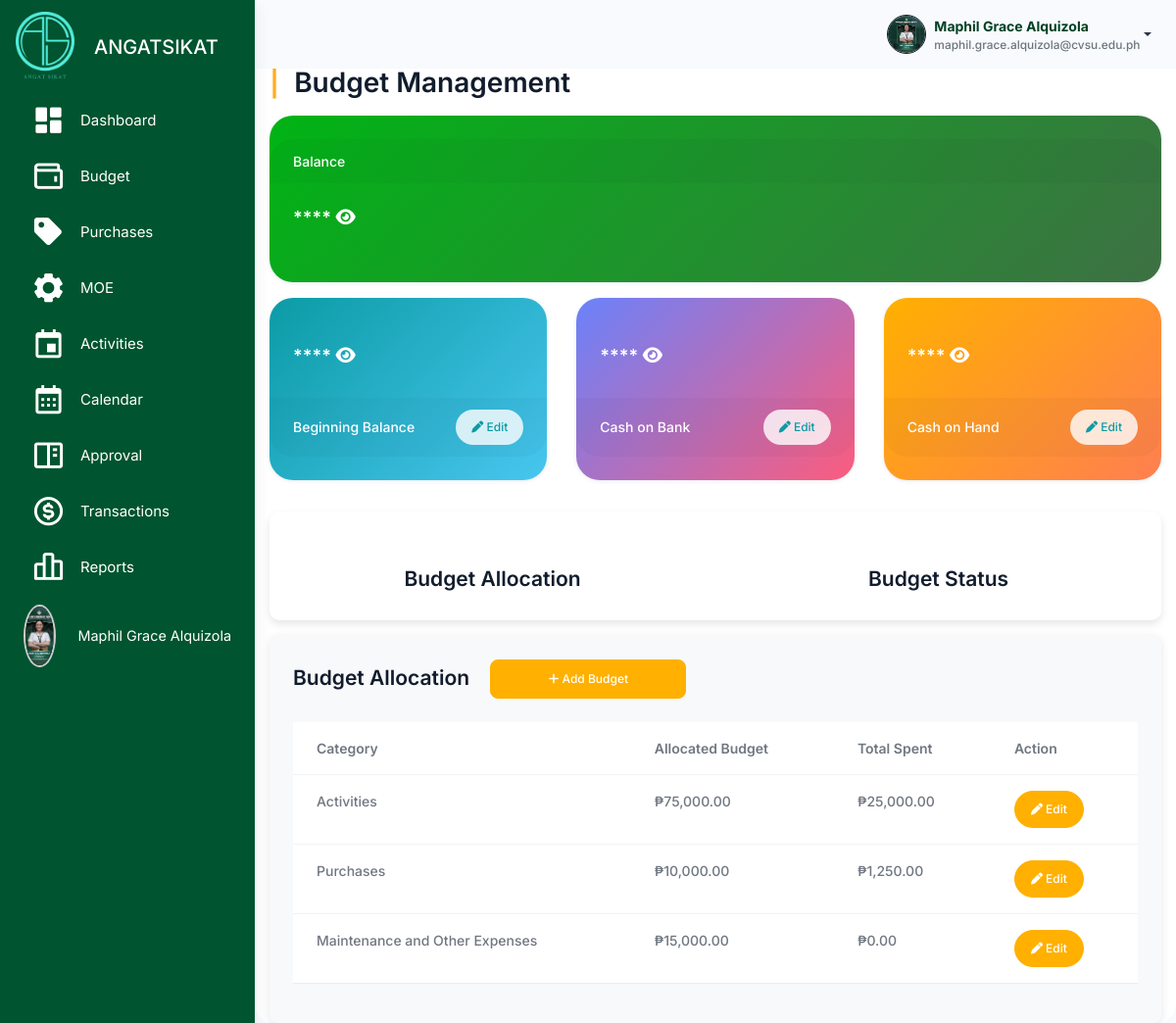
/src/budget_management/budget_overview.php (signed in), run on an earlier commit of the app's database.
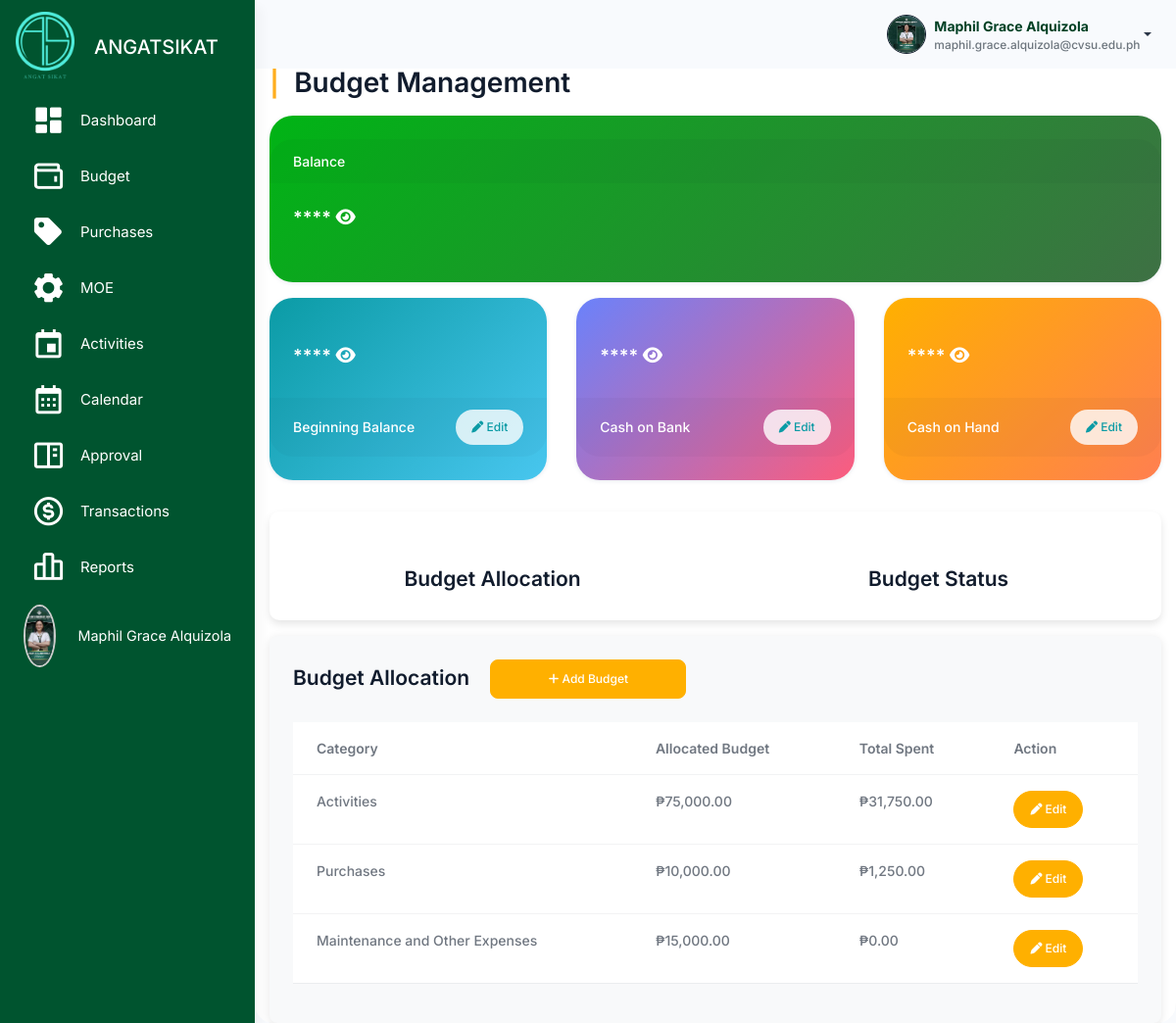
And on a later commit of the database.
### tables this page shows
CREATE TABLE `budget_allocation` (
  `allocation_id` int(11) NOT NULL,
  `organization_id` int(11) NOT NULL,
  `category` enum('Activities','Purchases','Maintenance and Other Expenses') NOT NULL,
  `allocated_budget` decimal(10,2) NOT NULL DEFAULT 0.00,
  `total_spent` decimal(10,2) NOT NULL DEFAULT 0.00,
  `created_at` timestamp NOT NULL DEFAULT current_timestamp(),
  `updated_at` timestamp NOT NULL DEFAULT current_timestamp() ON UPDATE current_timestamp()
);

### src/session_check.php (called while the page is built, shortened)
<?php
$organization_id = $_SESSION['organization_id'];
?>

### src/budget_management/budget_overview.php (the view, shortened to what the changed rows need)
<?php
    include 'connection.php';
    include '../session_check.php';
?>
<!doctype html>
<html lang="en">
<head>
    <link rel="stylesheet" href="../assets/css/styles.min.css" />
    <link rel="stylesheet" href="../budget_management/css/budget.css" />
    <link href="https://unpkg.com/boxicons@2.1.4/css/boxicons.min.css" rel="stylesheet" />
    <link rel="stylesheet" href="https://cdnjs.cloudflare.com/ajax/libs/font-awesome/6.6.0/css/all.min.css">
</head>
<body>
    <div class="page-wrapper" id="main-wrapper" data-layout="vertical" data-navbarbg="skin6" data-sidebartype="full"
        data-sidebar-position="fixed" data-header-position="fixed">
        <div class="body-wrapper">
            <div class="container mt-5">
                <h2 class="mb-3"><span class="text-warning fw-bold me-2">|</span> Budget Management </h2>
                <div class="tablecontainer mt-3">
                    <div class="table-responsive">
                        <table class="table">
                            <thead class="thead-light">
                                <tr>
                                    <th>Category</th>
                                    <th>Allocated Budget</th>
                                    <th>Total Spent</th>
                                    <th>Action</th>
                                </tr>
                            </thead>
                            <tbody>
                                <?php
                                    $query = "SELECT * FROM budget_allocation WHERE organization_id=$organization_id";
                                    $result = mysqli_query($conn, $query);
                                    while ($row = mysqli_fetch_assoc($result)) { ?>
                                    <tr>
                                        <td><?php echo htmlspecialchars($row['category']); ?></td>
                                        <td>₱<?php echo number_format($row['allocated_budget'], 2); ?></td>
                                        <td>₱<?php echo number_format($row['total_spent'], 2); ?></td>
                                        <td>
                                            <button class="btn btn-primary edit-btn" data-id="<?php echo $row['allocation_id']; ?>" data-bs-toggle="modal" data-bs-target="#editBudgetModal">
                                                <i class="fa-solid fa-pen"></i> Edit
                                            </button>
                                        </td>
                                    </tr>
                                <?php } ?>
                            </tbody>
                        </table>
                    </div>
                </div>
            </div>
        </div>
    </div>
</body>
</html>

What changed in the data, as far as the page shows it:
changed budget_allocation "Activities": total_spent "25,000.00" → "31,750.00"
